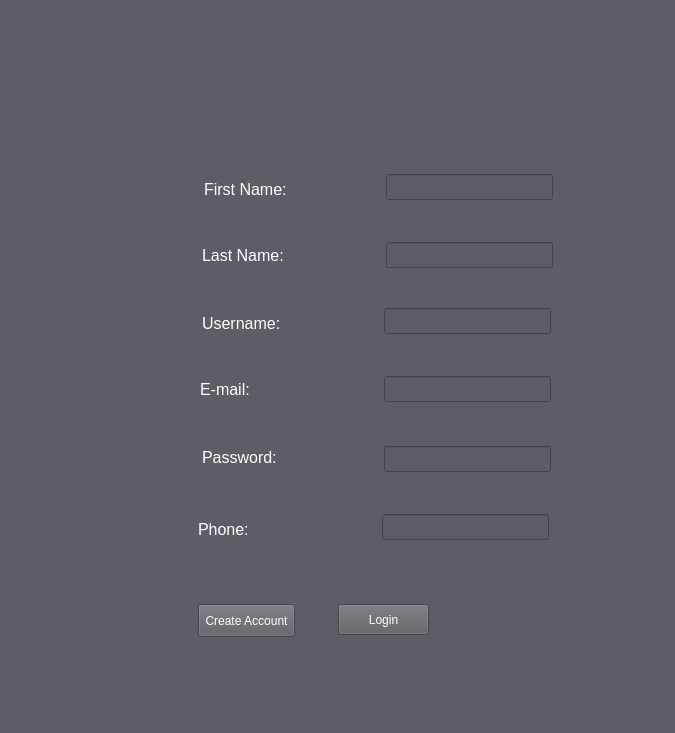
<?xml version="1.0" encoding="UTF-8"?>
<ui version="4.0">
 <class>RegisterWindow</class>
 <widget class="QMainWindow" name="RegisterWindow">
  <property name="geometry">
   <rect>
    <x>0</x>
    <y>0</y>
    <width>675</width>
    <height>733</height>
   </rect>
  </property>
  <property name="windowTitle">
   <string>Register Panel</string>
  </property>
  <property name="styleSheet">
   <string notr="true">background-color: rgb(94, 92, 100);</string>
  </property>
  <widget class="QWidget" name="centralwidget">
   <widget class="QPushButton" name="pushButton_Create">
    <property name="geometry">
     <rect>
      <x>198</x>
      <y>604</y>
      <width>97</width>
      <height>33</height>
     </rect>
    </property>
    <property name="styleSheet">
     <string notr="true">border-color: rgb(255, 255, 255);
color: rgb(255, 255, 255);
background-color: rgb(94, 92, 100);</string>
    </property>
    <property name="text">
     <string>Create Account</string>
    </property>
   </widget>
   <widget class="QLabel" name="label_msg">
    <property name="geometry">
     <rect>
      <x>200</x>
      <y>664</y>
      <width>359</width>
      <height>18</height>
     </rect>
    </property>
    <property name="styleSheet">
     <string notr="true">color: rgb(255, 0, 0);</string>
    </property>
    <property name="text">
     <string/>
    </property>
   </widget>
   <widget class="QPushButton" name="pushButton_Login">
    <property name="geometry">
     <rect>
      <x>338</x>
      <y>604</y>
      <width>91</width>
      <height>31</height>
     </rect>
    </property>
    <property name="styleSheet">
     <string notr="true">border-color: rgb(255, 255, 255);
color: rgb(255, 255, 255);
background-color: rgb(94, 92, 100);</string>
    </property>
    <property name="text">
     <string>Login</string>
    </property>
   </widget>
   <widget class="QLabel" name="label">
    <property name="geometry">
     <rect>
      <x>222</x>
      <y>10</y>
      <width>241</width>
      <height>141</height>
     </rect>
    </property>
    <property name="text">
     <string/>
    </property>
    <property name="pixmap">
     <pixmap resource="resources.qrc">:/ChatGPT Image Dec 8, 2025, 09_58_43 PM.png</pixmap>
    </property>
    <property name="scaledContents">
     <bool>true</bool>
    </property>
   </widget>
   <widget class="QLabel" name="label_3">
    <property name="geometry">
     <rect>
      <x>202</x>
      <y>438</y>
      <width>155</width>
      <height>39</height>
     </rect>
    </property>
    <property name="styleSheet">
     <string notr="true">color: rgb(255, 255, 255);</string>
    </property>
    <property name="text">
     <string>&lt;html&gt;&lt;head/&gt;&lt;body&gt;&lt;p&gt;&lt;span style=&quot; font-size:12pt;&quot;&gt;Password:&lt;/span&gt;&lt;/p&gt;&lt;/body&gt;&lt;/html&gt;</string>
    </property>
    <property name="scaledContents">
     <bool>false</bool>
    </property>
    <property name="wordWrap">
     <bool>false</bool>
    </property>
   </widget>
   <widget class="QLabel" name="label_2">
    <property name="geometry">
     <rect>
      <x>202</x>
      <y>304</y>
      <width>155</width>
      <height>39</height>
     </rect>
    </property>
    <property name="styleSheet">
     <string notr="true">color: rgb(255, 255, 255);</string>
    </property>
    <property name="text">
     <string>&lt;html&gt;&lt;head/&gt;&lt;body&gt;&lt;p&gt;&lt;span style=&quot; font-size:12pt;&quot;&gt;Username:&lt;/span&gt;&lt;/p&gt;&lt;/body&gt;&lt;/html&gt;</string>
    </property>
    <property name="scaledContents">
     <bool>false</bool>
    </property>
    <property name="wordWrap">
     <bool>false</bool>
    </property>
   </widget>
   <widget class="QLabel" name="label_5">
    <property name="geometry">
     <rect>
      <x>198</x>
      <y>510</y>
      <width>155</width>
      <height>39</height>
     </rect>
    </property>
    <property name="styleSheet">
     <string notr="true">color: rgb(255, 255, 255);</string>
    </property>
    <property name="text">
     <string>&lt;html&gt;&lt;head/&gt;&lt;body&gt;&lt;p&gt;&lt;span style=&quot; font-size:12pt;&quot;&gt;Phone:&lt;/span&gt;&lt;/p&gt;&lt;/body&gt;&lt;/html&gt;</string>
    </property>
    <property name="scaledContents">
     <bool>false</bool>
    </property>
    <property name="wordWrap">
     <bool>false</bool>
    </property>
   </widget>
   <widget class="QLabel" name="label_6">
    <property name="geometry">
     <rect>
      <x>200</x>
      <y>370</y>
      <width>155</width>
      <height>39</height>
     </rect>
    </property>
    <property name="styleSheet">
     <string notr="true">color: rgb(255, 255, 255);</string>
    </property>
    <property name="text">
     <string>&lt;html&gt;&lt;head/&gt;&lt;body&gt;&lt;p&gt;&lt;span style=&quot; font-size:12pt;&quot;&gt;E-mail:&lt;/span&gt;&lt;/p&gt;&lt;/body&gt;&lt;/html&gt;</string>
    </property>
    <property name="scaledContents">
     <bool>false</bool>
    </property>
    <property name="wordWrap">
     <bool>false</bool>
    </property>
   </widget>
   <widget class="QLineEdit" name="lineEdit_Email">
    <property name="geometry">
     <rect>
      <x>384</x>
      <y>376</y>
      <width>167</width>
      <height>26</height>
     </rect>
    </property>
    <property name="styleSheet">
     <string notr="true">color: rgb(255, 255, 255);</string>
    </property>
   </widget>
   <widget class="QLineEdit" name="lineEdit_Username">
    <property name="geometry">
     <rect>
      <x>384</x>
      <y>308</y>
      <width>167</width>
      <height>26</height>
     </rect>
    </property>
    <property name="styleSheet">
     <string notr="true">color: rgb(255, 255, 255);</string>
    </property>
   </widget>
   <widget class="QLineEdit" name="lineEdit_Password">
    <property name="geometry">
     <rect>
      <x>384</x>
      <y>446</y>
      <width>167</width>
      <height>26</height>
     </rect>
    </property>
    <property name="styleSheet">
     <string notr="true">color: rgb(255, 255, 255);</string>
    </property>
    <property name="echoMode">
     <enum>QLineEdit::Password</enum>
    </property>
   </widget>
   <widget class="QLineEdit" name="lineEdit_Phone">
    <property name="geometry">
     <rect>
      <x>382</x>
      <y>514</y>
      <width>167</width>
      <height>26</height>
     </rect>
    </property>
    <property name="styleSheet">
     <string notr="true">color: rgb(255, 255, 255);</string>
    </property>
   </widget>
   <widget class="QLineEdit" name="lineEdit_Lname">
    <property name="geometry">
     <rect>
      <x>386</x>
      <y>242</y>
      <width>167</width>
      <height>26</height>
     </rect>
    </property>
    <property name="styleSheet">
     <string notr="true">color: rgb(255, 255, 255);</string>
    </property>
   </widget>
   <widget class="QLabel" name="label_7">
    <property name="geometry">
     <rect>
      <x>202</x>
      <y>236</y>
      <width>155</width>
      <height>39</height>
     </rect>
    </property>
    <property name="styleSheet">
     <string notr="true">color: rgb(255, 255, 255);</string>
    </property>
    <property name="text">
     <string>&lt;html&gt;&lt;head/&gt;&lt;body&gt;&lt;p&gt;&lt;span style=&quot; font-size:12pt;&quot;&gt;Last Name:&lt;/span&gt;&lt;/p&gt;&lt;/body&gt;&lt;/html&gt;</string>
    </property>
    <property name="scaledContents">
     <bool>false</bool>
    </property>
    <property name="wordWrap">
     <bool>false</bool>
    </property>
   </widget>
   <widget class="QLineEdit" name="lineEdit_Fname">
    <property name="geometry">
     <rect>
      <x>386</x>
      <y>174</y>
      <width>167</width>
      <height>26</height>
     </rect>
    </property>
    <property name="styleSheet">
     <string notr="true">color: rgb(255, 255, 255);</string>
    </property>
   </widget>
   <widget class="QLabel" name="label_4">
    <property name="geometry">
     <rect>
      <x>204</x>
      <y>170</y>
      <width>155</width>
      <height>39</height>
     </rect>
    </property>
    <property name="styleSheet">
     <string notr="true">color: rgb(255, 255, 255);</string>
    </property>
    <property name="text">
     <string>&lt;html&gt;&lt;head/&gt;&lt;body&gt;&lt;p&gt;&lt;span style=&quot; font-size:12pt;&quot;&gt;First Name:&lt;/span&gt;&lt;/p&gt;&lt;/body&gt;&lt;/html&gt;</string>
    </property>
    <property name="scaledContents">
     <bool>false</bool>
    </property>
    <property name="wordWrap">
     <bool>false</bool>
    </property>
   </widget>
  </widget>
  <widget class="QStatusBar" name="statusbar"/>
 </widget>
 <resources>
  <include location="resources.qrc"/>
  <include location="resources.qrc"/>
 </resources>
 <connections/>
</ui>
